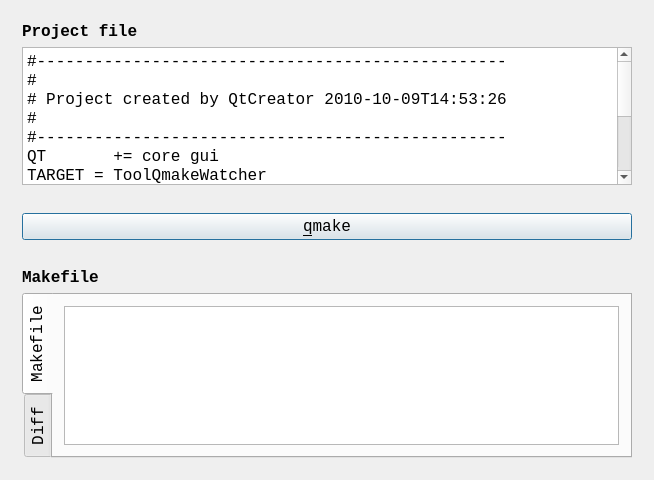
<?xml version="1.0" encoding="UTF-8"?>
<ui version="4.0">
 <class>QtQmakeWatcherMainDialog</class>
 <widget class="QDialog" name="QtQmakeWatcherMainDialog">
  <property name="geometry">
   <rect>
    <x>0</x>
    <y>0</y>
    <width>654</width>
    <height>480</height>
   </rect>
  </property>
  <property name="font">
   <font>
    <family>Courier New</family>
    <pointsize>12</pointsize>
   </font>
  </property>
  <property name="windowTitle">
   <string>QMakeWatcher</string>
  </property>
  <layout class="QVBoxLayout" name="verticalLayout_3">
   <item>
    <widget class="QWidget" name="widget" native="true">
     <layout class="QVBoxLayout" name="verticalLayout">
      <item>
       <widget class="QLabel" name="label_project_file">
        <property name="font">
         <font>
          <weight>75</weight>
          <bold>true</bold>
         </font>
        </property>
        <property name="text">
         <string>Project file</string>
        </property>
       </widget>
      </item>
      <item>
       <widget class="QPlainTextEdit" name="edit_pro">
        <property name="verticalScrollBarPolicy">
         <enum>Qt::ScrollBarAlwaysOn</enum>
        </property>
        <property name="plainText">
         <string>#-------------------------------------------------
#
# Project created by QtCreator 2010-10-09T14:53:26
#
#-------------------------------------------------
QT       += core gui
TARGET = ToolQmakeWatcher
TEMPLATE = app
SOURCES += main.cpp\
        dialogmain.cpp
HEADERS  += dialogmain.h
FORMS    += dialogmain.ui</string>
        </property>
        <property name="overwriteMode">
         <bool>false</bool>
        </property>
       </widget>
      </item>
     </layout>
    </widget>
   </item>
   <item>
    <widget class="QWidget" name="widget_3" native="true">
     <layout class="QHBoxLayout" name="horizontalLayout">
      <item>
       <widget class="QPushButton" name="button_qmake">
        <property name="text">
         <string>&amp;qmake</string>
        </property>
       </widget>
      </item>
     </layout>
    </widget>
   </item>
   <item>
    <widget class="QWidget" name="widget_makefile" native="true">
     <layout class="QVBoxLayout" name="verticalLayout_2">
      <item>
       <widget class="QLabel" name="label_makefile">
        <property name="font">
         <font>
          <weight>75</weight>
          <bold>true</bold>
         </font>
        </property>
        <property name="text">
         <string>Makefile</string>
        </property>
       </widget>
      </item>
      <item>
       <widget class="QTabWidget" name="tabWidget">
        <property name="tabPosition">
         <enum>QTabWidget::West</enum>
        </property>
        <property name="currentIndex">
         <number>0</number>
        </property>
        <widget class="QWidget" name="tab_makefile">
         <attribute name="title">
          <string>Makefile</string>
         </attribute>
         <layout class="QGridLayout" name="gridLayout_2">
          <item row="0" column="0">
           <widget class="QPlainTextEdit" name="edit_makefile">
            <property name="readOnly">
             <bool>true</bool>
            </property>
           </widget>
          </item>
         </layout>
        </widget>
        <widget class="QWidget" name="tab_diff">
         <attribute name="title">
          <string>Diff</string>
         </attribute>
         <layout class="QGridLayout" name="gridLayout">
          <item row="0" column="0">
           <widget class="QPlainTextEdit" name="edit_diff">
            <property name="readOnly">
             <bool>true</bool>
            </property>
           </widget>
          </item>
         </layout>
        </widget>
       </widget>
      </item>
     </layout>
    </widget>
   </item>
  </layout>
 </widget>
 <layoutdefault spacing="6" margin="11"/>
 <resources/>
 <connections/>
</ui>
